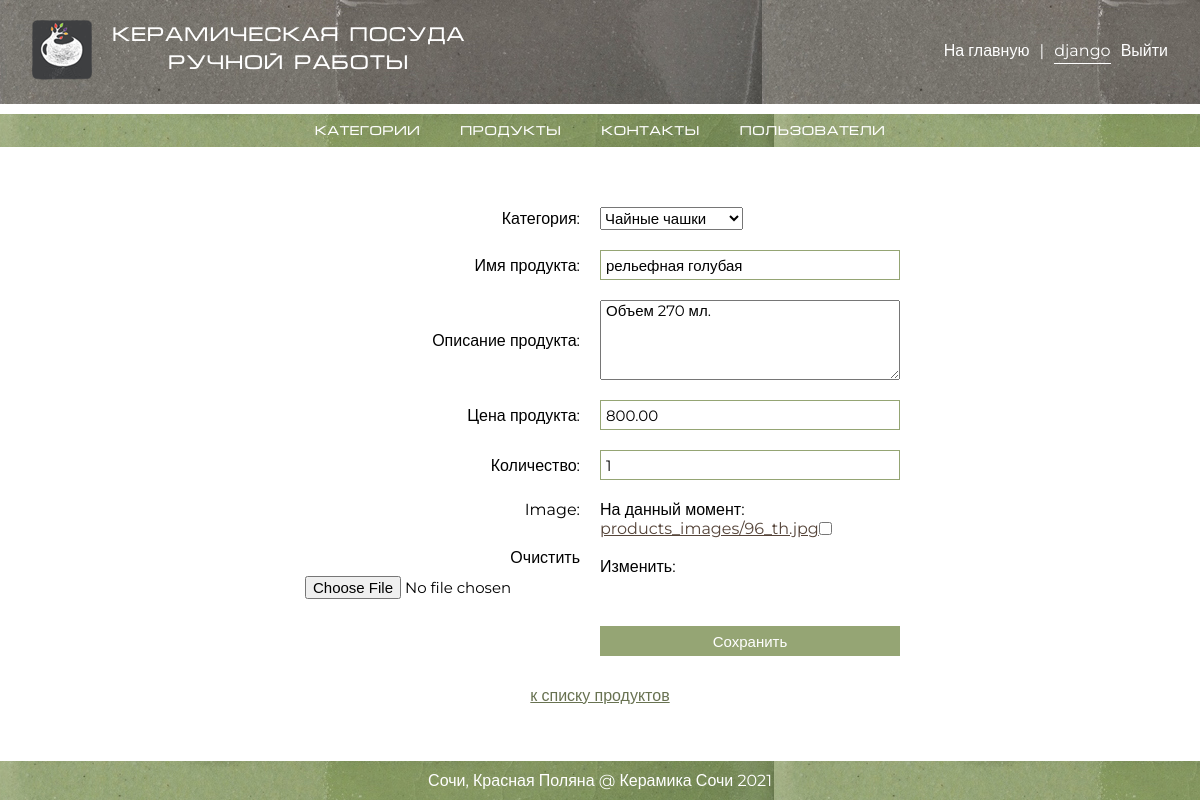
The app's page /my_admin/products/update/7/ (signed in), older data.
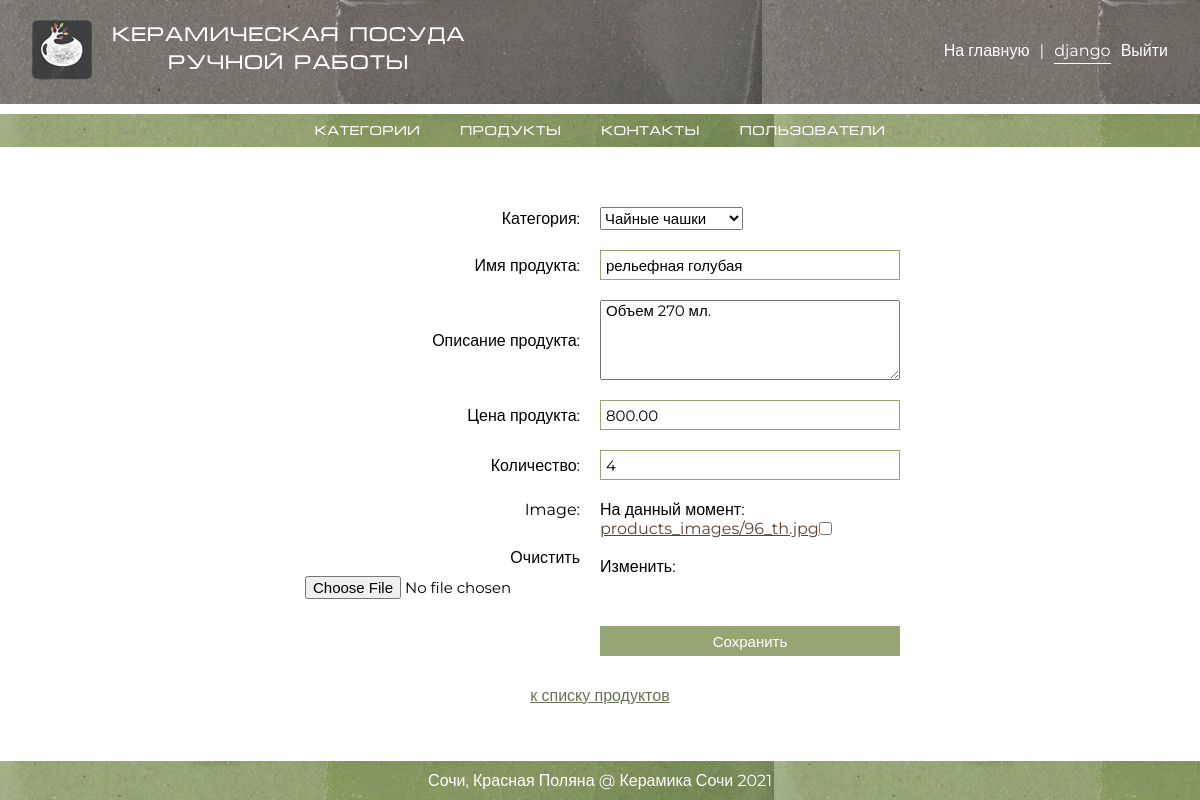
The same page, newer data.
### mainapp/models.py (models this page shows, shortened)
class Product(models.Model):
    category = models.ForeignKey(ProductCategory, on_delete=models.CASCADE, verbose_name='категория')
    name = models.CharField(verbose_name='имя продукта', max_length=128)
    description = models.TextField(verbose_name='описание продукта', blank=True)
    price = models.DecimalField(verbose_name='цена продукта', max_digits=8, decimal_places=2, default=0)
    quantity = models.PositiveSmallIntegerField(verbose_name='количество', default=1)
    image = models.ImageField(upload_to='products_images', blank=True)
    is_active = models.BooleanField(verbose_name='активная', default=1)

### adminapp/views.py (the view)
# urls.py: path('products/update/<int:pk>/', adminapp.product_update, name='product_update'),
@user_passes_test(lambda x: x.is_superuser)
def product_update(request, pk):
    edit_product = get_object_or_404(Product, pk=pk)
    if request.method == 'POST':
        edit_form = AdminProductCreateForm(request.POST, request.FILES, instance=edit_product)
        if edit_form.is_valid():
            edit_form.save()
            return HttpResponseRedirect(reverse('adminapp:product_update', args=[edit_product.pk]))
    else:
        edit_form = AdminProductCreateForm(instance=edit_product)
    context = {
        'page_title': 'Админка / Редактирование продукта',
        'update_form': edit_form,
        'category_pk': edit_product.category_id
    }
    return render(request, 'adminapp/product_update.html', context)

### adminapp/forms.py
class AdminProductCreateForm(forms.ModelForm):
    class Meta:
        model = Product
        fields = ('category', 'name', 'description', 'price', 'quantity', 'image')
    def __init__(self, *args, **kwargs):
        super().__init__(*args, **kwargs)
        for field_name, field in self.fields.items():
            field.widget.attrs['class'] = field_name
            field.help_text = ''

### mainapp/models.py (called while the page is built)
    def __str__(self):
        return self.name

### adminapp/templates/adminapp/product_update.html (shortened to what this page needs)
{% extends 'adminapp/base.html' %}
{% block content %}
    <div class="form-container">
        <form class="base-form margin-center" method="post"
              enctype="multipart/form-data">
            {{ update_form.as_p }}
            <p>
                <input class="submit" type="submit" value="Сохранить">
            </p>
        </form>
    </div>
    <div class="margin-center margin-top center">
        <a href="{% url 'adminapp:category_products' category_pk %}">
            к списку продуктов
        </a>
    </div>
{% endblock %}

Row changes from the older to the newer data that the page shows:
changed Product "Чайные чашки": quantity "1" → "4"
